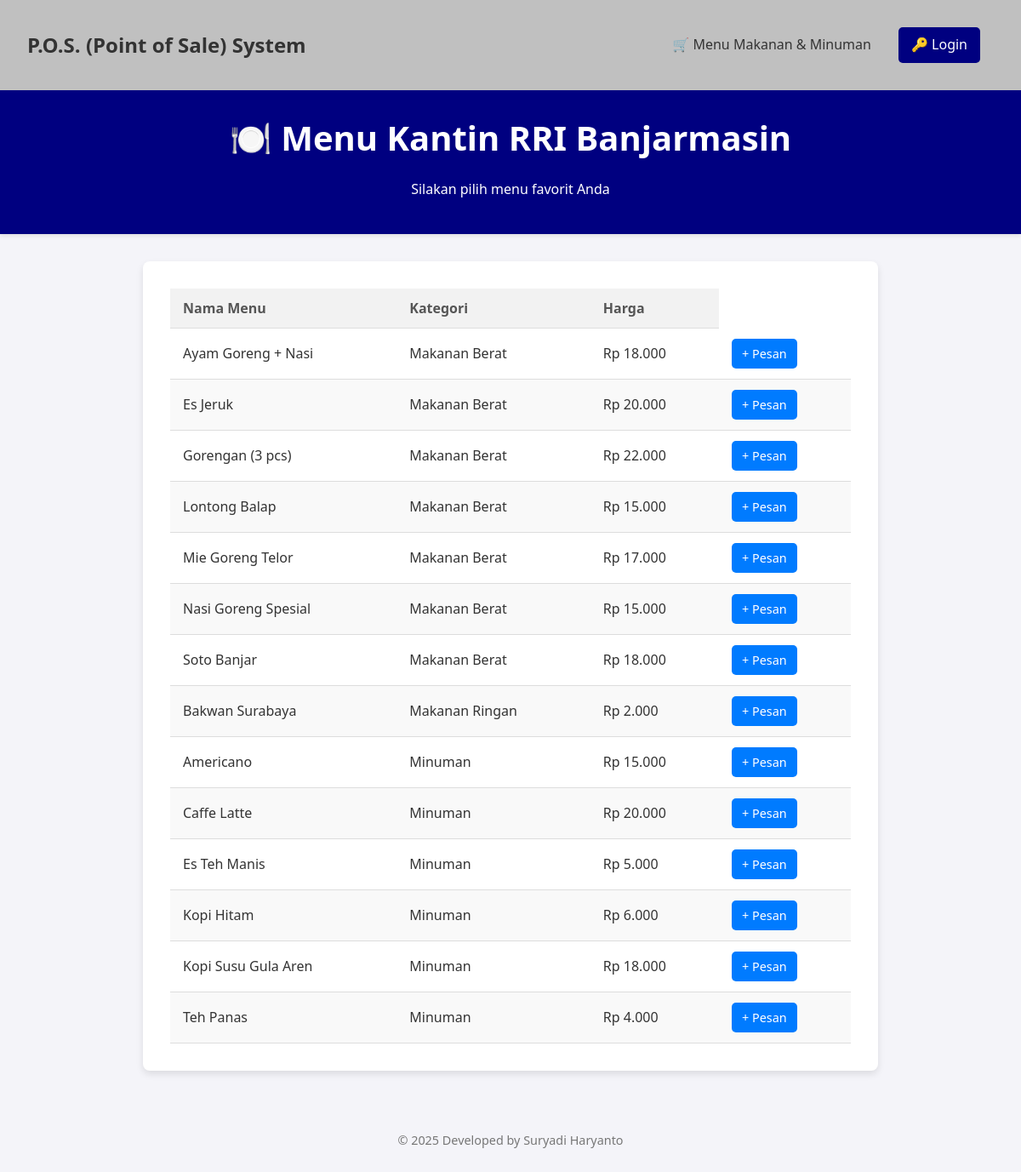
The page / on the database its author committed.
### tables this page shows
CREATE TABLE `menu` (
  `id_menu` int(11) NOT NULL,
  `nama_menu` varchar(100) NOT NULL,
  `harga_jual` decimal(10,2) NOT NULL,
  `kategori` varchar(50) DEFAULT NULL
);

### index.php (the view, shortened to what this page needs)
<?php
require_once 'db_connect.php';
?>
<?php include 'navbar.php'; ?>
<!DOCTYPE html>
<html lang="id">
<head>
  <link rel="stylesheet" href="style.css">
</head>
<body>
  <header>
    <h1>🍽️ Menu Kantin RRI Banjarmasin</h1>
    <p>Silakan pilih menu favorit Anda</p>
  </header>
  <main>
    <table>
      <thead>
        <tr>
          <th>Nama Menu</th>
          <th>Kategori</th>
          <th>Harga</th>
        </tr>
      </thead>
      <tbody>
        <?php
        $sql = "SELECT id_menu, nama_menu, kategori, harga_jual FROM menu ORDER BY kategori, nama_menu";
        $result = mysqli_query($conn, $sql);
        if (mysqli_num_rows($result) > 0) {
          while ($row = mysqli_fetch_assoc($result)) {
            echo "<tr>";
            echo "<td>" . htmlspecialchars($row["nama_menu"]) . "</td>";
            echo "<td>" . htmlspecialchars($row["kategori"]) . "</td>";
            echo "<td>Rp " . number_format($row["harga_jual"], 0, ',', '.') . "</td>";
            echo "<td><a href='tambah_keranjang.php?id=" . $row["id_menu"] . "' class='btn-pesan'>+ Pesan</a></td>";
            echo "</tr>";
          }
        } else {
          echo "<tr><td colspan='4'>Belum ada menu yang tersedia.</td></tr>";
        }
        ?>
      </tbody>
    </table>
  </main>
  <footer>
    <p>&copy; 2025 Developed by Suryadi Haryanto</p>
  </footer>
</body>
</html>

### style.css (style rules this page uses)
body { font-family: 'Segoe UI', Tahoma, Geneva, Verdana, sans-serif; background-color: #f4f4f9; color: #333; margin: 0; line-height: 1.6; }
header { background-color: #000080; color: white; padding: 1.5rem 2rem; text-align: center; box-shadow: 0 2px 5px rgba(0, 0, 0, 0.1); }
header h1 { margin: 0; font-size: 2.5rem; }
main { padding: 2rem; max-width: 800px; margin: 2rem auto; background-color: white; border-radius: 8px; box-shadow: 0 4px 8px rgba(0, 0, 0, 0.1); }
table { width: 100%; border-collapse: collapse; }
th, td { padding: 12px 15px; text-align: left; border-bottom: 1px solid #ddd; }
thead th { background-color: #f2f2f2; font-weight: bold; color: #555; }
tbody tr:nth-child(even) { background-color: #f9f9f9; }
footer { text-align: center; padding: 1.5rem; margin-top: 2rem; color: #777; font-size: 0.9em; }
.btn-pesan { display: inline-block; background-color: #007bff; color: white; padding: 8px 12px; text-decoration: none; border-radius: 5px; font-size: 0.9em; transition: background-color 0.2s; }

### rows shown on the page
menu: nama_menu "Ayam Goreng + Nasi", kategori "Makanan Berat", harga_jual "18.000"
menu: nama_menu "Es Jeruk", kategori "Makanan Berat", harga_jual "20.000"
menu: nama_menu "Gorengan (3 pcs)", kategori "Makanan Berat", harga_jual "22.000"
menu: nama_menu "Lontong Balap", kategori "Makanan Berat", harga_jual "15.000"
menu: nama_menu "Mie Goreng Telor", kategori "Makanan Berat", harga_jual "17.000"
menu: nama_menu "Nasi Goreng Spesial", kategori "Makanan Berat", harga_jual "15.000"
menu: nama_menu "Soto Banjar", kategori "Makanan Berat", harga_jual "18.000"
menu: nama_menu "Bakwan Surabaya", kategori "Makanan Ringan", harga_jual "2.000"
menu: nama_menu "Americano", kategori "Minuman", harga_jual "15.000"
menu: nama_menu "Caffe Latte", kategori "Minuman", harga_jual "20.000"
menu: nama_menu "Es Teh Manis", kategori "Minuman", harga_jual "5.000"
menu: nama_menu "Kopi Hitam", kategori "Minuman", harga_jual "6.000"
menu: nama_menu "Kopi Susu Gula Aren", kategori "Minuman", harga_jual "18.000"
menu: nama_menu "Teh Panas", kategori "Minuman", harga_jual "4.000"
